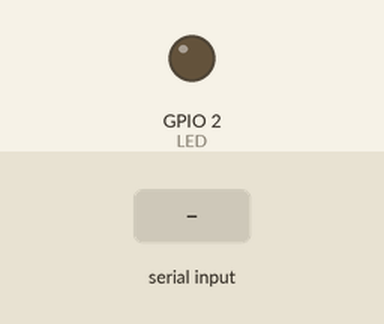
Simulated run of this program. Board: ESP32. Parts: output pins drawn as LEDs (lit = HIGH). The inputs (shaded band) are chosen by the test bench. What the program prints to the serial monitor is not drawn.

Above: at 1.2 s.
1.3 s: "*" received over Serial
2.8 s: "1" received over Serial
Timing chart, 0 to 5.8 s (numbered marks = the images above; inputs shaded):
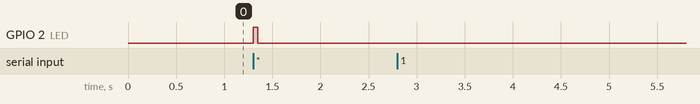

Measured:
- after the input at 1.3 s, GPIO 2 (LED): LOW → HIGH at once, → LOW 0.05 s later
- after the input at 2.8 s, every drawn part: stays the same

The program:

main.cpp
```cpp
/* *******************************************
* Exemplo 8 para enviar valores a uma fila (sem
* uso de botão na protoboard, simulando uma task
* com um botão do teclado do computador).
******************************************** */


#include <Arduino.h>
#include "freertos/FreeRTOS.h"
#include "freertos/queue.h"
#include "freertos/task.h"


#define LED 2

QueueHandle_t fila;
TaskHandle_t task1handle, taskInterrupcaoHandle;

void task1(void *pvParameters);
void taskInterrupcao(void *pvParameters);

void setup() {
  Serial.begin(9600);
  pinMode(LED, OUTPUT);
  fila = xQueueCreate(255, sizeof(int));

  xTaskCreate(task1, "Task 1", configMINIMAL_STACK_SIZE+1024, NULL, 1, &task1handle);
  xTaskCreate(taskInterrupcao, "Interrupção", configMINIMAL_STACK_SIZE, NULL, 1,&taskInterrupcaoHandle);
}

void loop() {
  vTaskDelay(pdMS_TO_TICKS(1000));
}

/* simulando o uso de um botão da protoboard, mas através de outra task */
void taskInterrupcao(void *pvParameters){

  int cont = 0;
  char tecla;

  while(1){
    if(Serial.available()){
      tecla = Serial.read();
      if(tecla == '*'){
        cont++;
        xQueueSend(fila, &cont, portMAX_DELAY);
        digitalWrite(LED, HIGH);
        vTaskDelay(pdMS_TO_TICKS(50));
        digitalWrite(LED, LOW);
      }
      else{
        Serial.println("Pressione a tecla '*' para incrementar contador.");
      }
    }
  }
}


void task1(void *pvParameters){

  int valorRecebido;

  while(1){

    xQueueReceive(fila, &valorRecebido, portMAX_DELAY);
    Serial.println("Valor recebido na fila: " + String(valorRecebido));
  }

}


/*
#include <Arduino.h>

void setup() {
  Serial.begin(115200);
}

void loop() {
}

*/
```
